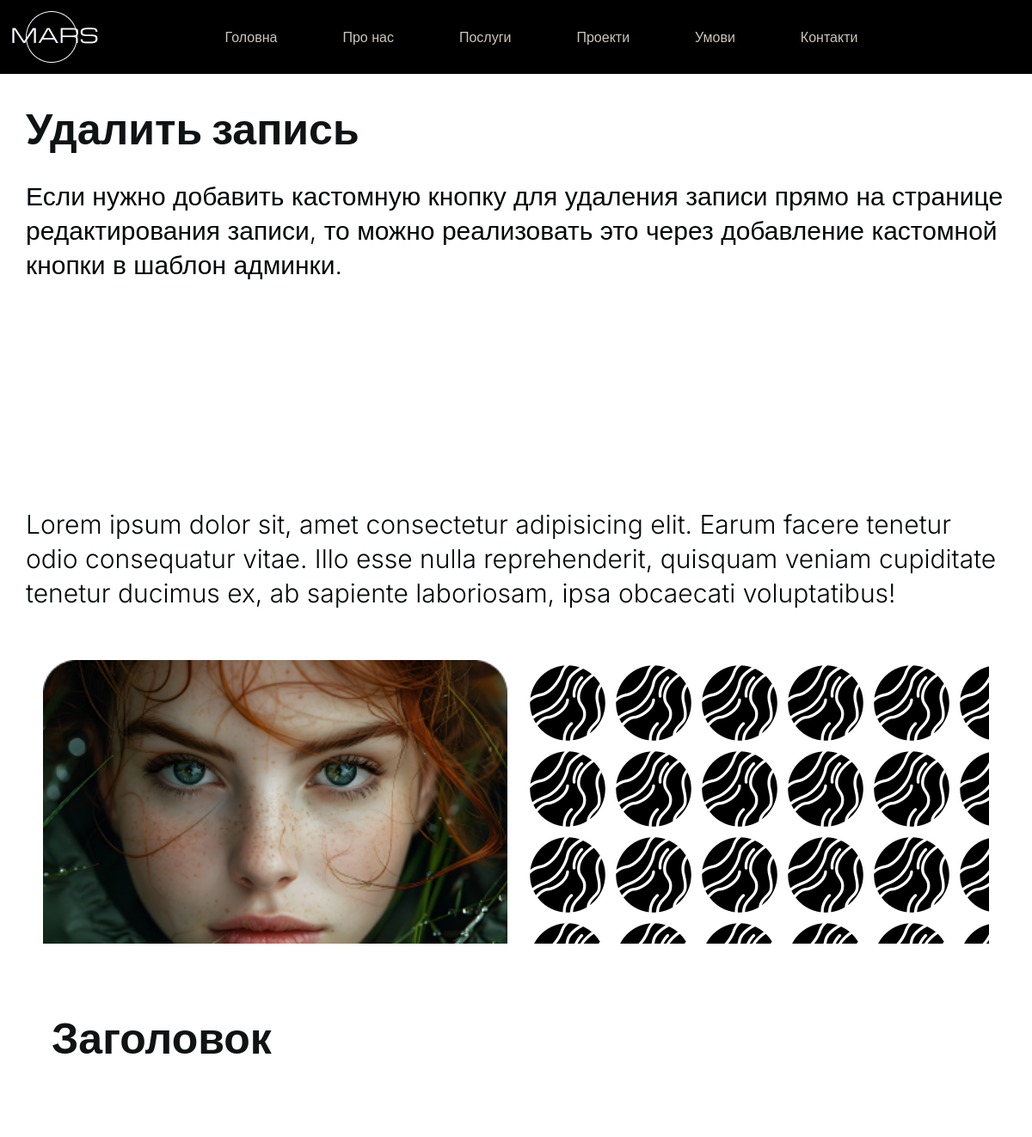
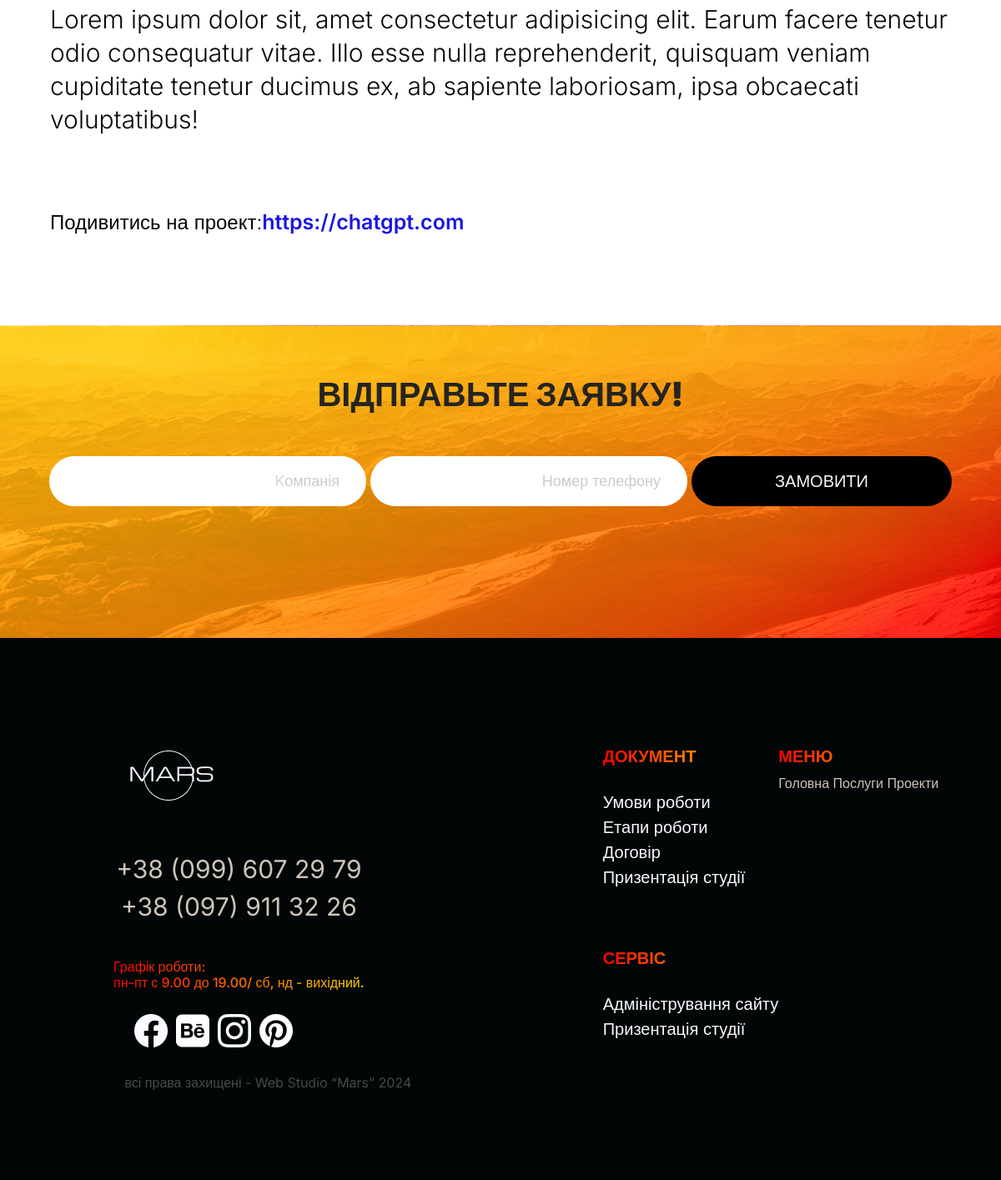
The page /mars_studio/udalit-zapis/ on the database its author committed (2 pictures, top to bottom).
### mars/models.py (models this page shows, shortened)
class WebSait(models.Model):
    name = models.CharField(max_length=200)
    description = models.TextField(blank=True)
    slug = models.SlugField(max_length=200, unique=True)
    image = models.ImageField(upload_to='web-site/%Y/%m/%d', blank=True)
    link = models.URLField()
    created = models.DateTimeField(auto_now_add=True)  # Автоматически добавляет дату создания записи
    updated = models.DateTimeField(auto_now=True)
    class Meta:
        ordering = ['name']
        indexes = [
            models.Index(fields=['id', 'slug']),
            models.Index(fields=['name']),
            models.Index(fields=['-created'])
        ]

### mars/views.py (the view)
# urls.py: path('mars_studio/<slug:slug>/',views.DetailViewItem.as_view(), name='websait_detail'),#детальная информация
class DetailViewItem(DetailView):
    model = WebSait
    template_name = 'app/pages/detail.html'
    context_object_name = 'detail'

### templates/app/pages/detail.html (shortened to what this page needs)
<!doctype html>
<html lang="en">
{% load static %}
  <head>
    <link rel="stylesheet" href="https://cdnjs.cloudflare.com/ajax/libs/font-awesome/6.5.1/css/all.min.css">
    <link href="https://cdn.jsdelivr.net/npm/bootstrap@5.0.2/dist/css/bootstrap.min.css" rel="stylesheet">
    <link rel="stylesheet" href="https://unpkg.com/swiper/swiper-bundle.min.css" />
    <link rel="stylesheet" href="https://cdn.jsdelivr.net/npm/swiper@11/swiper-bundle.min.css"/>
    <link rel="stylesheet" href="{% static 'CSS/style.css' %}">
    <link rel="stylesheet" href="{% static 'CSS/media.css' %}">
  </head>
  <body>
  {% include 'include/menu/menu.html' %}
  <section class="abaut-section-test">
    <div class="detail-items-conteiner">
      <div class="detail-name">
          <h1>{{ detail.name }}</h1>
      </div>
      <div class="detail-items_description">
          <h2>{{ detail.description }}</h2>
      </div>
    </div>
    <div class="opisanie-description">
      <h5>Lorem ipsum dolor sit, amet consectetur adipisicing elit. Earum facere tenetur odio consequatur vitae. Illo esse nulla reprehenderit, quisquam veniam cupiditate tenetur ducimus ex, ab sapiente laboriosam, ipsa obcaecati voluptatibus!</h5>
    </div>
    <div class="detail-image_conteiner">
      <div class="detail-image_one">
      </div>
      <div class="detail-image_two"></div>
    </div>
    <div class="detail-opisanie-conteiner">
      <div class="opisanie-name">
        <h3>Заголовок</h3>
      </div>
      <div class="opisanie-description">
        <h5>Lorem ipsum dolor sit, amet consectetur adipisicing elit. Earum facere tenetur odio consequatur vitae. Illo esse nulla reprehenderit, quisquam veniam cupiditate tenetur ducimus ex, ab sapiente laboriosam, ipsa obcaecati voluptatibus!</h5>
      </div>
      <div class="opisanie-url">
        <h4>Подивитись на проект:<a href="https://chatgpt.com">https://chatgpt.com</a></h4>
      </div>
    </div>
  </section>
 {% include 'include/form/contact_form.html' %}
 {% include 'include/footer/footer.html' %}
  </body>
</html>

### static/CSS/style.css (style rules this page uses)
a { text-decoration: none; font-family: Inter, sans-serif; font-size: 16px; color: #CCC5B9; }
html,body { font-family: Inter, sans-serif; font-size: 16px; color: #CCC5B9; min-width: 320px; overflow-x: hidden }
.detail-items-conteiner { display: flex; text-align: left; width: 100%; height: 430px; padding: 30px; flex-direction: column; }
.detail-name { width: 100%; max-height: 200px; color: #020607F2; }
.detail-name h1 { font-weight: 800; font-size: 50px; }
.detail-items_description { width: 100%; max-height: 500px; margin-top: 20px; overflow: hidden }
.detail-items_description h2 { font-weight: 300; font-size: 30px; line-height: 40px; letter-spacing: 5%; color: #020607; }
.detail-image_conteiner { display: flex; width: 100%; flex-direction: row; justify-content: center; gap: 20px; flex-wrap: wrap; }
.detail-image_one { background-image: url(../image/card2.png); width: 540px; height: 330px; background-size: cover; }
.detail-image_two { background-image: url(../image/chesnist_mars.png); width: 540px; height: 330px; }
.detail-opisanie-conteiner { display: flex; text-align: left; width: 100%; padding: 30px; flex-direction: column; }
.opisanie-name { width: 100%; max-height: 200px; color: #020607F2; padding: 30px }
.opisanie-name h3 { font-weight: 800; font-size: 50px; }
.opisanie-description { width: 100%; max-height: 500px; margin-top: 20px; padding: 30px; overflow: hidden ; }
.opisanie-description h5 { font-weight: 300; font-size: 30px; line-height: 40px; letter-spacing: 5%; color: #020607; }
.opisanie-url { width: 100%; max-height: 100px; margin-top: 20px; padding: 30px }
.opisanie-url h4 { font-weight: 300; color: #020607; }
.opisanie-url a { font-weight: 600; font-size: 25px; color:#1915E4; ; }
.abaut-section-test { display: flex; flex-direction: column; justify-content: center; gap: 20px; flex-wrap: wrap; margin-top: 90px; }

### rows shown on the page
WebSait: name "Удалить запись", description "Если нужно добавить кастомную кнопку для удаления записи прямо на странице редактирования записи, то можно реализовать это через добавление кастомной кнопки в шаблон админки."
